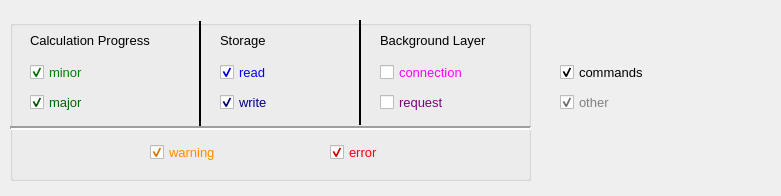
<?xml version="1.0" encoding="UTF-8"?>
<ui version="4.0">
 <class>DmsEventLogTypeSelection</class>
 <widget class="QDialog" name="DmsEventLogTypeSelection">
  <property name="geometry">
   <rect>
    <x>0</x>
    <y>0</y>
    <width>781</width>
    <height>196</height>
   </rect>
  </property>
  <property name="windowTitle">
   <string>Dialog</string>
  </property>
  <widget class="QGroupBox" name="groupBox">
   <property name="geometry">
    <rect>
     <x>10</x>
     <y>20</y>
     <width>521</width>
     <height>161</height>
    </rect>
   </property>
   <property name="autoFillBackground">
    <bool>false</bool>
   </property>
   <property name="title">
    <string/>
   </property>
   <widget class="Line" name="line">
    <property name="geometry">
     <rect>
      <x>0</x>
      <y>100</y>
      <width>521</width>
      <height>16</height>
     </rect>
    </property>
    <property name="sizePolicy">
     <sizepolicy hsizetype="Minimum" vsizetype="Fixed">
      <horstretch>0</horstretch>
      <verstretch>0</verstretch>
     </sizepolicy>
    </property>
    <property name="frameShadow">
     <enum>QFrame::Sunken</enum>
    </property>
    <property name="lineWidth">
     <number>2</number>
    </property>
    <property name="orientation">
     <enum>Qt::Horizontal</enum>
    </property>
   </widget>
   <widget class="Line" name="line_2">
    <property name="geometry">
     <rect>
      <x>180</x>
      <y>1</y>
      <width>20</width>
      <height>105</height>
     </rect>
    </property>
    <property name="frameShadow">
     <enum>QFrame::Plain</enum>
    </property>
    <property name="lineWidth">
     <number>2</number>
    </property>
    <property name="orientation">
     <enum>Qt::Vertical</enum>
    </property>
   </widget>
   <widget class="QLabel" name="lbl_calculation_progress">
    <property name="geometry">
     <rect>
      <x>20</x>
      <y>10</y>
      <width>150</width>
      <height>21</height>
     </rect>
    </property>
    <property name="font">
     <font>
      <family>MS Shell Dlg 2</family>
      <pointsize>10</pointsize>
     </font>
    </property>
    <property name="text">
     <string>Calculation Progress</string>
    </property>
   </widget>
   <widget class="QLabel" name="lbl_storage">
    <property name="geometry">
     <rect>
      <x>210</x>
      <y>10</y>
      <width>57</width>
      <height>21</height>
     </rect>
    </property>
    <property name="font">
     <font>
      <family>MS Shell Dlg 2</family>
      <pointsize>10</pointsize>
     </font>
    </property>
    <property name="text">
     <string>Storage</string>
    </property>
   </widget>
   <widget class="QLabel" name="lbl_background_layer">
    <property name="geometry">
     <rect>
      <x>370</x>
      <y>10</y>
      <width>131</width>
      <height>21</height>
     </rect>
    </property>
    <property name="font">
     <font>
      <family>MS Shell Dlg 2</family>
      <pointsize>10</pointsize>
     </font>
    </property>
    <property name="text">
     <string>Background Layer</string>
    </property>
   </widget>
   <widget class="Line" name="line_3">
    <property name="geometry">
     <rect>
      <x>340</x>
      <y>0</y>
      <width>20</width>
      <height>105</height>
     </rect>
    </property>
    <property name="frameShadow">
     <enum>QFrame::Plain</enum>
    </property>
    <property name="lineWidth">
     <number>2</number>
    </property>
    <property name="orientation">
     <enum>Qt::Vertical</enum>
    </property>
   </widget>
   <widget class="QCheckBox" name="m_major_trace_filter">
    <property name="geometry">
     <rect>
      <x>20</x>
      <y>70</y>
      <width>70</width>
      <height>25</height>
     </rect>
    </property>
    <property name="font">
     <font>
      <pointsize>10</pointsize>
     </font>
    </property>
    <property name="styleSheet">
     <string notr="true">color: darkgreen;</string>
    </property>
    <property name="text">
     <string>major</string>
    </property>
    <property name="checked">
     <bool>true</bool>
    </property>
   </widget>
   <widget class="QCheckBox" name="m_minor_trace_filter">
    <property name="geometry">
     <rect>
      <x>20</x>
      <y>40</y>
      <width>69</width>
      <height>25</height>
     </rect>
    </property>
    <property name="font">
     <font>
      <pointsize>10</pointsize>
     </font>
    </property>
    <property name="styleSheet">
     <string notr="true">color: green;</string>
    </property>
    <property name="text">
     <string>minor</string>
    </property>
    <property name="checked">
     <bool>true</bool>
    </property>
   </widget>
   <widget class="QCheckBox" name="m_warning_filter">
    <property name="geometry">
     <rect>
      <x>140</x>
      <y>120</y>
      <width>86</width>
      <height>25</height>
     </rect>
    </property>
    <property name="font">
     <font>
      <pointsize>10</pointsize>
     </font>
    </property>
    <property name="styleSheet">
     <string notr="true">color: darkorange;</string>
    </property>
    <property name="text">
     <string>warning</string>
    </property>
    <property name="checked">
     <bool>true</bool>
    </property>
   </widget>
   <widget class="QCheckBox" name="m_error_filter">
    <property name="geometry">
     <rect>
      <x>320</x>
      <y>120</y>
      <width>63</width>
      <height>25</height>
     </rect>
    </property>
    <property name="font">
     <font>
      <pointsize>10</pointsize>
     </font>
    </property>
    <property name="styleSheet">
     <string notr="true">color: red;</string>
    </property>
    <property name="text">
     <string>error</string>
    </property>
    <property name="checked">
     <bool>true</bool>
    </property>
   </widget>
  </widget>
  <widget class="QCheckBox" name="m_read_filter">
   <property name="geometry">
    <rect>
     <x>220</x>
     <y>60</y>
     <width>60</width>
     <height>25</height>
    </rect>
   </property>
   <property name="font">
    <font>
     <pointsize>10</pointsize>
    </font>
   </property>
   <property name="styleSheet">
    <string notr="true">color: blue;</string>
   </property>
   <property name="text">
    <string>read</string>
   </property>
   <property name="checked">
    <bool>true</bool>
   </property>
  </widget>
  <widget class="QCheckBox" name="m_write_filter">
   <property name="geometry">
    <rect>
     <x>220</x>
     <y>90</y>
     <width>65</width>
     <height>25</height>
    </rect>
   </property>
   <property name="font">
    <font>
     <pointsize>10</pointsize>
    </font>
   </property>
   <property name="styleSheet">
    <string notr="true">color: navy;</string>
   </property>
   <property name="text">
    <string>write</string>
   </property>
   <property name="checked">
    <bool>true</bool>
   </property>
  </widget>
  <widget class="QCheckBox" name="m_connection_filter">
   <property name="geometry">
    <rect>
     <x>380</x>
     <y>60</y>
     <width>107</width>
     <height>25</height>
    </rect>
   </property>
   <property name="font">
    <font>
     <pointsize>10</pointsize>
    </font>
   </property>
   <property name="styleSheet">
    <string notr="true">color: fuchsia;</string>
   </property>
   <property name="text">
    <string>connection</string>
   </property>
   <property name="checked">
    <bool>false</bool>
   </property>
  </widget>
  <widget class="QCheckBox" name="m_request_filter">
   <property name="geometry">
    <rect>
     <x>380</x>
     <y>90</y>
     <width>83</width>
     <height>25</height>
    </rect>
   </property>
   <property name="font">
    <font>
     <pointsize>10</pointsize>
    </font>
   </property>
   <property name="styleSheet">
    <string notr="true">color: purple;</string>
   </property>
   <property name="text">
    <string>request</string>
   </property>
   <property name="checked">
    <bool>false</bool>
   </property>
  </widget>
  <widget class="QCheckBox" name="m_category_filter_commands">
   <property name="geometry">
    <rect>
     <x>560</x>
     <y>60</y>
     <width>107</width>
     <height>25</height>
    </rect>
   </property>
   <property name="font">
    <font>
     <pointsize>10</pointsize>
    </font>
   </property>
   <property name="styleSheet">
    <string notr="true">color: black;</string>
   </property>
   <property name="text">
    <string>commands</string>
   </property>
   <property name="checked">
    <bool>true</bool>
   </property>
  </widget>
  <widget class="QCheckBox" name="m_category_filter_other">
   <property name="geometry">
    <rect>
     <x>560</x>
     <y>90</y>
     <width>66</width>
     <height>25</height>
    </rect>
   </property>
   <property name="font">
    <font>
     <pointsize>10</pointsize>
    </font>
   </property>
   <property name="styleSheet">
    <string notr="true">color: grey;</string>
   </property>
   <property name="text">
    <string>other</string>
   </property>
   <property name="checked">
    <bool>true</bool>
   </property>
  </widget>
 </widget>
 <resources/>
 <connections/>
</ui>
